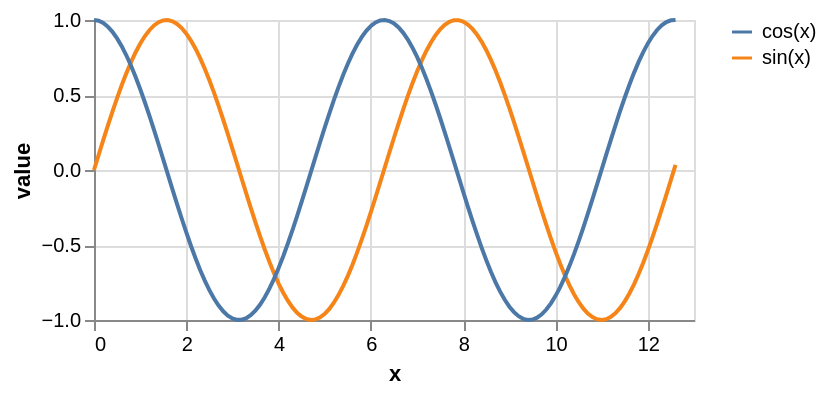

Write the Vega-Lite specification saved for this chart.
### Vega-Lite specification from a JSON file in a GitHub repository (floating-point values rounded to 4 significant figures)
{"$schema": "https://vega.github.io/schema/vega-lite/v4.json", "description": "Plots two functions using a generated sequence.", "width": 300, "height": 150, "data": {"sequence": {"start": 0, "stop": 12.7, "step": 0.1, "as": "x"}}, "transform": [{"calculate": "sin(datum.x)", "as": "sin(x)"}, {"calculate": "cos(datum.x)", "as": "cos(x)"}, {"fold": ["sin(x)", "cos(x)"]}], "mark": "line", "encoding": {"x": {"type": "quantitative", "field": "x"}, "y": {"field": "value", "type": "quantitative"}, "color": {"field": "key", "type": "nominal", "title": null}}}
